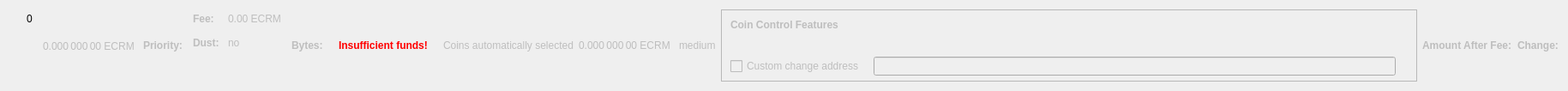
    <widget class="QWidget" name="dummyHideWidget" native="true">
     <property name="maximumSize">
      <size>
       <width>100</width>
       <height>22</height>
      </size>
     </property>
     <layout class="QHBoxLayout" name="dummyHideLayout">
      <item>
       <layout class="QFormLayout" name="formLayoutCoinControl1">
        <property name="horizontalSpacing">
         <number>10</number>
        </property>
        <property name="verticalSpacing">
         <number>14</number>
        </property>
        <property name="leftMargin">
         <number>10</number>
        </property>
        <property name="topMargin">
         <number>4</number>
        </property>
        <property name="rightMargin">
         <number>6</number>
        </property>
        <item row="0" column="1">
         <widget class="QLabel" name="labelCoinControlBytes">
          <property name="cursor">
           <cursorShape>IBeamCursor</cursorShape>
          </property>
          <property name="contextMenuPolicy">
           <enum>Qt::ActionsContextMenu</enum>
          </property>
          <property name="text">
           <string notr="true">0</string>
          </property>
          <property name="textInteractionFlags">
           <set>Qt::LinksAccessibleByMouse|Qt::TextSelectableByKeyboard|Qt::TextSelectableByMouse</set>
          </property>
         </widget>
        </item>
       </layout>
      </item>
      <item>
       <widget class="QLabel" name="labelCoinControlAfterFee">
        <property name="enabled">
         <bool>false</bool>
        </property>
        <property name="sizePolicy">
         <sizepolicy hsizetype="Fixed" vsizetype="Fixed">
          <horstretch>0</horstretch>
          <verstretch>0</verstretch>
         </sizepolicy>
        </property>
        <property name="minimumSize">
         <size>
          <width>111</width>
          <height>12</height>
         </size>
        </property>
        <property name="maximumSize">
         <size>
          <width>111</width>
          <height>12</height>
         </size>
        </property>
        <property name="cursor">
         <cursorShape>IBeamCursor</cursorShape>
        </property>
        <property name="contextMenuPolicy">
         <enum>Qt::ActionsContextMenu</enum>
        </property>
        <property name="text">
         <string notr="true">0.000 000 00 ECRM</string>
        </property>
        <property name="textInteractionFlags">
         <set>Qt::LinksAccessibleByMouse|Qt::TextSelectableByKeyboard|Qt::TextSelectableByMouse</set>
        </property>
       </widget>
      </item>
      <item>
       <widget class="QLabel" name="labelCoinControlPriorityText">
        <property name="enabled">
         <bool>false</bool>
        </property>
        <property name="font">
         <font>
          <weight>75</weight>
          <bold>true</bold>
         </font>
        </property>
        <property name="text">
         <string>Priority:</string>
        </property>
       </widget>
      </item>
      <item>
       <layout class="QHBoxLayout" name="horizontalLayout"/>
      </item>
      <item>
       <layout class="QFormLayout" name="formLayoutCoinControl3">
        <property name="horizontalSpacing">
         <number>10</number>
        </property>
        <property name="verticalSpacing">
         <number>14</number>
        </property>
        <property name="leftMargin">
         <number>6</number>
        </property>
        <property name="topMargin">
         <number>4</number>
        </property>
        <property name="rightMargin">
         <number>6</number>
        </property>
        <item row="0" column="0">
         <widget class="QLabel" name="labelCoinControlFeeText">
          <property name="enabled">
           <bool>false</bool>
          </property>
          <property name="font">
           <font>
            <weight>75</weight>
            <bold>true</bold>
           </font>
          </property>
          <property name="text">
           <string>Fee:</string>
          </property>
          <property name="margin">
           <number>0</number>
          </property>
         </widget>
        </item>
        <item row="0" column="1">
         <widget class="QLabel" name="labelCoinControlFee">
          <property name="enabled">
           <bool>false</bool>
          </property>
          <property name="cursor">
           <cursorShape>IBeamCursor</cursorShape>
          </property>
          <property name="contextMenuPolicy">
           <enum>Qt::ActionsContextMenu</enum>
          </property>
          <property name="text">
           <string notr="true">0.00 ECRM</string>
          </property>
          <property name="textInteractionFlags">
           <set>Qt::LinksAccessibleByMouse|Qt::TextSelectableByKeyboard|Qt::TextSelectableByMouse</set>
          </property>
         </widget>
        </item>
        <item row="1" column="0">
         <widget class="QLabel" name="labelCoinControlLowOutputText">
          <property name="enabled">
           <bool>false</bool>
          </property>
          <property name="font">
           <font>
            <weight>75</weight>
            <bold>true</bold>
           </font>
          </property>
          <property name="text">
           <string>Dust:</string>
          </property>
         </widget>
        </item>
        <item row="1" column="1">
         <widget class="QLabel" name="labelCoinControlLowOutput">
          <property name="enabled">
           <bool>false</bool>
          </property>
          <property name="cursor">
           <cursorShape>IBeamCursor</cursorShape>
          </property>
          <property name="contextMenuPolicy">
           <enum>Qt::ActionsContextMenu</enum>
          </property>
          <property name="text">
           <string>no</string>
          </property>
          <property name="textInteractionFlags">
           <set>Qt::LinksAccessibleByMouse|Qt::TextSelectableByKeyboard|Qt::TextSelectableByMouse</set>
          </property>
         </widget>
        </item>
       </layout>
      </item>
      <item>
       <widget class="QLabel" name="labelCoinControlBytesText">
        <property name="enabled">
         <bool>false</bool>
        </property>
        <property name="font">
         <font>
          <weight>75</weight>
          <bold>true</bold>
         </font>
        </property>
        <property name="text">
         <string>Bytes:</string>
        </property>
       </widget>
      </item>
      <item>
       <layout class="QFormLayout" name="formLayoutCoinControl2">
        <property name="horizontalSpacing">
         <number>10</number>
        </property>
        <property name="verticalSpacing">
         <number>14</number>
        </property>
        <property name="leftMargin">
         <number>6</number>
        </property>
        <property name="topMargin">
         <number>4</number>
        </property>
        <property name="rightMargin">
         <number>6</number>
        </property>
       </layout>
      </item>
      <item>
       <layout class="QHBoxLayout" name="horizontalLayoutCoinControl2">
        <property name="spacing">
         <number>8</number>
        </property>
        <property name="bottomMargin">
         <number>10</number>
        </property>
       </layout>
      </item>
      <item>
       <widget class="QLabel" name="labelCoinControlInsuffFunds">
        <property name="enabled">
         <bool>false</bool>
        </property>
        <property name="minimumSize">
         <size>
          <width>0</width>
          <height>0</height>
         </size>
        </property>
        <property name="font">
         <font>
          <weight>75</weight>
          <bold>true</bold>
         </font>
        </property>
        <property name="styleSheet">
         <string notr="true">color:red;font-weight:bold;</string>
        </property>
        <property name="text">
         <string>Insufficient funds!</string>
        </property>
        <property name="margin">
         <number>5</number>
        </property>
       </widget>
      </item>
      <item>
       <layout class="QFormLayout" name="formLayoutCoinControl4">
        <property name="horizontalSpacing">
         <number>10</number>
        </property>
        <property name="verticalSpacing">
         <number>14</number>
        </property>
        <property name="leftMargin">
         <number>6</number>
        </property>
        <property name="topMargin">
         <number>4</number>
        </property>
        <property name="rightMargin">
         <number>6</number>
        </property>
       </layout>
      </item>
      <item>
       <widget class="QLabel" name="labelCoinControlAutomaticallySelected">
        <property name="enabled">
         <bool>false</bool>
        </property>
        <property name="sizePolicy">
         <sizepolicy hsizetype="Fixed" vsizetype="Fixed">
          <horstretch>0</horstretch>
          <verstretch>0</verstretch>
         </sizepolicy>
        </property>
        <property name="minimumSize">
         <size>
          <width>0</width>
          <height>0</height>
         </size>
        </property>
        <property name="maximumSize">
         <size>
          <width>240</width>
          <height>16777215</height>
         </size>
        </property>
        <property name="text">
         <string>Coins automatically selected</string>
        </property>
        <property name="margin">
         <number>5</number>
        </property>
       </widget>
      </item>
      <item>
       <widget class="QLabel" name="labelCoinControlChange">
        <property name="enabled">
         <bool>false</bool>
        </property>
        <property name="sizePolicy">
         <sizepolicy hsizetype="Fixed" vsizetype="Fixed">
          <horstretch>0</horstretch>
          <verstretch>0</verstretch>
         </sizepolicy>
        </property>
        <property name="minimumSize">
         <size>
          <width>111</width>
          <height>0</height>
         </size>
        </property>
        <property name="maximumSize">
         <size>
          <width>111</width>
          <height>16777215</height>
         </size>
        </property>
        <property name="cursor">
         <cursorShape>IBeamCursor</cursorShape>
        </property>
        <property name="contextMenuPolicy">
         <enum>Qt::ActionsContextMenu</enum>
        </property>
        <property name="text">
         <string notr="true">0.000 000 00 ECRM</string>
        </property>
        <property name="textInteractionFlags">
         <set>Qt::LinksAccessibleByMouse|Qt::TextSelectableByKeyboard|Qt::TextSelectableByMouse</set>
        </property>
       </widget>
      </item>
      <item>
       <widget class="QLabel" name="labelCoinControlPriority">
        <property name="enabled">
         <bool>false</bool>
        </property>
        <property name="cursor">
         <cursorShape>IBeamCursor</cursorShape>
        </property>
        <property name="contextMenuPolicy">
         <enum>Qt::ActionsContextMenu</enum>
        </property>
        <property name="text">
         <string>medium</string>
        </property>
        <property name="textInteractionFlags">
         <set>Qt::LinksAccessibleByMouse|Qt::TextSelectableByKeyboard|Qt::TextSelectableByMouse</set>
        </property>
       </widget>
      </item>
      <item>
       <widget class="QFrame" name="frameCoinControl">
        <property name="sizePolicy">
         <sizepolicy hsizetype="Expanding" vsizetype="Expanding">
          <horstretch>0</horstretch>
          <verstretch>0</verstretch>
         </sizepolicy>
        </property>
        <property name="maximumSize">
         <size>
          <width>16777215</width>
          <height>16777215</height>
         </size>
        </property>
        <property name="frameShape">
         <enum>QFrame::StyledPanel</enum>
        </property>
        <property name="frameShadow">
         <enum>QFrame::Sunken</enum>
        </property>
        <layout class="QVBoxLayout" name="verticalLayoutCoinControl2_2">
         <property name="spacing">
          <number>0</number>
         </property>
         <property name="leftMargin">
          <number>0</number>
         </property>
         <property name="topMargin">
          <number>0</number>
         </property>
         <property name="rightMargin">
          <number>0</number>
         </property>
         <property name="bottomMargin">
          <number>6</number>
         </property>
         <item>
          <layout class="QVBoxLayout" name="verticalLayoutCoinControl" stretch="0,0,0,1">
           <property name="spacing">
            <number>0</number>
           </property>
           <property name="leftMargin">
            <number>10</number>
           </property>
           <property name="topMargin">
            <number>10</number>
           </property>
           <item>
            <layout class="QHBoxLayout" name="horizontalLayoutCoinControl1">
             <property name="bottomMargin">
              <number>15</number>
             </property>
             <item>
              <widget class="QLabel" name="labelCoinControlFeatures">
               <property name="enabled">
                <bool>false</bool>
               </property>
               <property name="sizePolicy">
                <sizepolicy hsizetype="Preferred" vsizetype="Maximum">
                 <horstretch>0</horstretch>
                 <verstretch>0</verstretch>
                </sizepolicy>
               </property>
               <property name="font">
                <font>
                 <weight>75</weight>
                 <bold>true</bold>
                </font>
               </property>
               <property name="styleSheet">
                <string notr="true">font-weight:bold;</string>
               </property>
               <property name="text">
                <string>Coin Control Features</string>
               </property>
              </widget>
             </item>
            </layout>
           </item>
           <item>
            <widget class="QWidget" name="widgetCoinControl" native="true">
             <property name="sizePolicy">
              <sizepolicy hsizetype="Preferred" vsizetype="Preferred">
               <horstretch>0</horstretch>
               <verstretch>0</verstretch>
              </sizepolicy>
             </property>
             <property name="minimumSize">
              <size>
               <width>0</width>
               <height>0</height>
              </size>
             </property>
             <property name="styleSheet">
              <string notr="true"/>
             </property>
             <layout class="QHBoxLayout" name="horizontalLayoutCoinControl5_2">
              <property name="leftMargin">
               <number>0</number>
              </property>
              <property name="topMargin">
               <number>0</number>
              </property>
              <property name="rightMargin">
               <number>0</number>
              </property>
              <property name="bottomMargin">
               <number>0</number>
              </property>
              <item>
               <layout class="QHBoxLayout" name="horizontalLayoutCoinControl3">
                <property name="spacing">
                 <number>20</number>
                </property>
                <property name="topMargin">
                 <number>0</number>
                </property>
                <property name="bottomMargin">
                 <number>10</number>
                </property>
               </layout>
              </item>
             </layout>
            </widget>
           </item>
           <item>
            <layout class="QHBoxLayout" name="horizontalLayoutCoinControl4" stretch="0,0,0">
             <property name="spacing">
              <number>12</number>
             </property>
             <property name="sizeConstraint">
              <enum>QLayout::SetDefaultConstraint</enum>
             </property>
             <property name="topMargin">
              <number>5</number>
             </property>
             <property name="rightMargin">
              <number>5</number>
             </property>
             <item>
              <widget class="QCheckBox" name="checkBoxCoinControlChange">
               <property name="enabled">
                <bool>false</bool>
               </property>
               <property name="toolTip">
                <string>If this is activated, but the change address is empty or invalid, change will be sent to a newly generated address.</string>
               </property>
               <property name="text">
                <string>Custom change address</string>
               </property>
              </widget>
             </item>
             <item>
              <widget class="QValidatedLineEdit" name="lineEditCoinControlChange">
               <property name="enabled">
                <bool>false</bool>
               </property>
               <property name="sizePolicy">
                <sizepolicy hsizetype="Expanding" vsizetype="Fixed">
                 <horstretch>0</horstretch>
                 <verstretch>0</verstretch>
                </sizepolicy>
               </property>
              </widget>
             </item>
             <item>
              <widget class="QLabel" name="labelCoinControlChangeLabel_2">
               <property name="sizePolicy">
                <sizepolicy hsizetype="Preferred" vsizetype="Expanding">
                 <horstretch>0</horstretch>
                 <verstretch>0</verstretch>
                </sizepolicy>
               </property>
               <property name="minimumSize">
                <size>
                 <width>0</width>
                 <height>0</height>
                </size>
               </property>
               <property name="text">
                <string/>
               </property>
               <property name="margin">
                <number>3</number>
               </property>
              </widget>
             </item>
            </layout>
           </item>
           <item>
            <spacer name="verticalSpacerCoinControl">
             <property name="orientation">
              <enum>Qt::Vertical</enum>
             </property>
             <property name="sizeHint" stdset="0">
              <size>
               <width>800</width>
               <height>1</height>
              </size>
             </property>
            </spacer>
           </item>
          </layout>
         </item>
        </layout>
       </widget>
      </item>
      <item>
       <widget class="QLabel" name="labelCoinControlAfterFeeText">
        <property name="enabled">
         <bool>false</bool>
        </property>
        <property name="minimumSize">
         <size>
          <width>0</width>
          <height>0</height>
         </size>
        </property>
        <property name="maximumSize">
         <size>
          <width>16777215</width>
          <height>16777215</height>
         </size>
        </property>
        <property name="font">
         <font>
          <weight>75</weight>
          <bold>true</bold>
         </font>
        </property>
        <property name="text">
         <string>Amount After Fee:</string>
        </property>
        <property name="alignment">
         <set>Qt::AlignLeading|Qt::AlignLeft|Qt::AlignVCenter</set>
        </property>
        <property name="margin">
         <number>0</number>
        </property>
       </widget>
      </item>
      <item>
       <widget class="QLabel" name="labelCoinControlChangeText">
        <property name="enabled">
         <bool>false</bool>
        </property>
        <property name="sizePolicy">
         <sizepolicy hsizetype="Preferred" vsizetype="Preferred">
          <horstretch>0</horstretch>
          <verstretch>0</verstretch>
         </sizepolicy>
        </property>
        <property name="minimumSize">
         <size>
          <width>0</width>
          <height>0</height>
         </size>
        </property>
        <property name="maximumSize">
         <size>
          <width>16777215</width>
          <height>16777215</height>
         </size>
        </property>
        <property name="font">
         <font>
          <weight>75</weight>
          <bold>true</bold>
         </font>
        </property>
        <property name="text">
         <string>Change:</string>
        </property>
        <property name="alignment">
         <set>Qt::AlignLeading|Qt::AlignLeft|Qt::AlignVCenter</set>
        </property>
       </widget>
      </item>
     </layout>
    </widget>
